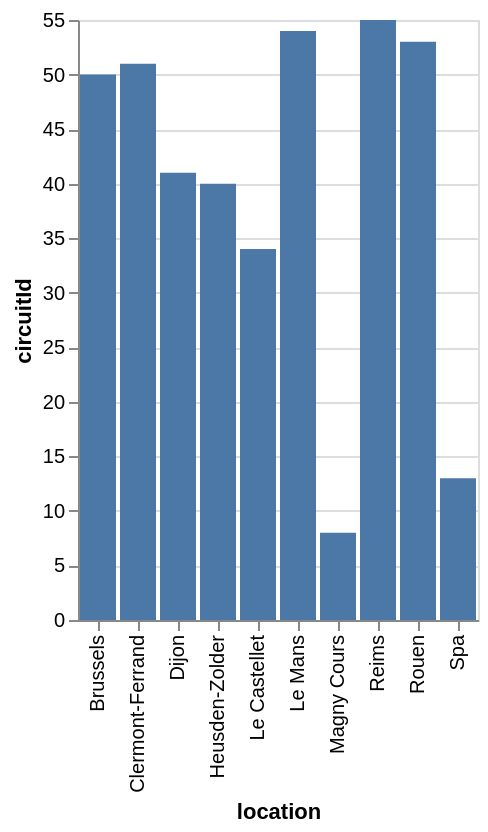

This figure's Vega-Lite source:
### Vega-Lite specification from a JSON file in a GitHub repository (floating-point values rounded to 4 significant figures)
{"data": {"values": [{"x_data": "Brussels", "y_data": 50}, {"x_data": "Clermont-Ferrand", "y_data": 51}, {"x_data": "Dijon", "y_data": 41}, {"x_data": "Heusden-Zolder", "y_data": 40}, {"x_data": "Le Castellet", "y_data": 34}, {"x_data": "Le Mans", "y_data": 54}, {"x_data": "Magny Cours", "y_data": 8}, {"x_data": "Reims", "y_data": 55}, {"x_data": "Rouen", "y_data": 53}, {"x_data": "Spa", "y_data": 13}]}, "mark": "bar", "encoding": {"x": {"field": "x_data", "type": "nominal", "title": "location", "sort": "ascending"}, "y": {"field": "y_data", "type": "quantitative", "title": "circuitId"}}}
